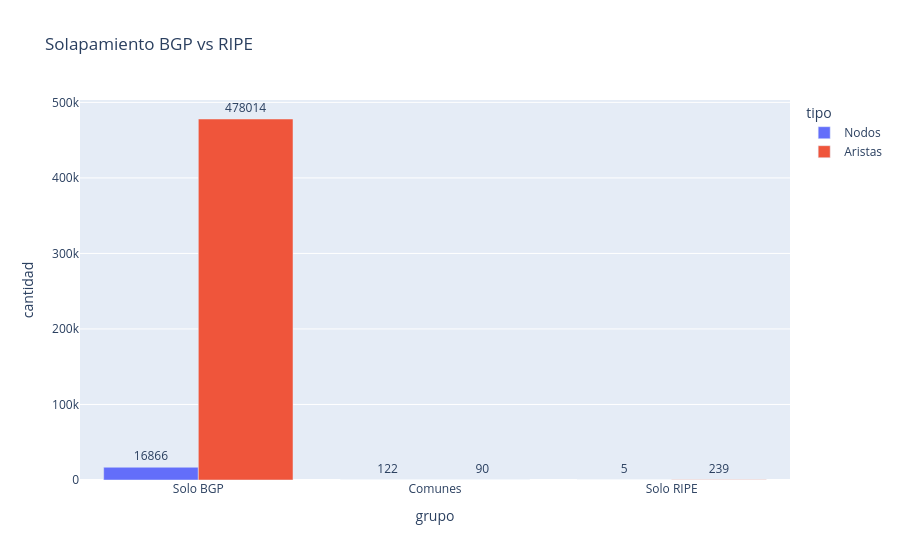

Here is the notebook cell this chart was saved with:
### Markdown cell above
## Slide 2: Solapamiento BGP vs RIPE

### Code cell
overlap_df = pd.DataFrame([
    {'tipo': 'Nodos', 'grupo': 'Solo BGP', 'cantidad': len(asn_b - asn_r)},
    {'tipo': 'Nodos', 'grupo': 'Comunes', 'cantidad': len(asn_b & asn_r)},
    {'tipo': 'Nodos', 'grupo': 'Solo RIPE', 'cantidad': len(asn_r - asn_b)},
    {'tipo': 'Aristas', 'grupo': 'Solo BGP', 'cantidad': len(edge_b - edge_r)},
    {'tipo': 'Aristas', 'grupo': 'Comunes', 'cantidad': len(edge_b & edge_r)},
    {'tipo': 'Aristas', 'grupo': 'Solo RIPE', 'cantidad': len(edge_r - edge_b)},
])

fig = px.bar(overlap_df, x='grupo', y='cantidad', color='tipo', barmode='group', text='cantidad',
             title='Solapamiento BGP vs RIPE')
fig.update_traces(textposition='outside')
fig.show()

print('Jaccard nodos:', round(jaccard(asn_b, asn_r), 4), '| Jaccard aristas:', round(jaccard(edge_b, edge_r), 6))

### Figure 1 — Plotly figure (JSON) as saved in the notebook; plotly's stock layout.template omitted (floating-point values rounded to 4 significant figures)
{"data": [{"alignmentgroup": "True", "hovertemplate": "tipo=Nodos<br>grupo=%{x}<br>cantidad=%{text}<extra></extra>", "legendgroup": "Nodos", "marker": {"color": "#636efa", "pattern": {"shape": ""}}, "name": "Nodos", "offsetgroup": "Nodos", "orientation": "v", "showlegend": true, "text": [16870.0, 122.0, 5.0], "textposition": "outside", "type": "bar", "x": ["Solo BGP", "Comunes", "Solo RIPE"], "xaxis": "x", "y": [16866, 122, 5], "yaxis": "y"}, {"alignmentgroup": "True", "hovertemplate": "tipo=Aristas<br>grupo=%{x}<br>cantidad=%{text}<extra></extra>", "legendgroup": "Aristas", "marker": {"color": "#EF553B", "pattern": {"shape": ""}}, "name": "Aristas", "offsetgroup": "Aristas", "orientation": "v", "showlegend": true, "text": [478000.0, 90.0, 239.0], "textposition": "outside", "type": "bar", "x": ["Solo BGP", "Comunes", "Solo RIPE"], "xaxis": "x", "y": [478014, 90, 239], "yaxis": "y"}], "layout": {"barmode": "group", "legend": {"title": {"text": "tipo"}, "tracegroupgap": 0}, "title": {"text": "Solapamiento BGP vs RIPE"}, "xaxis": {"anchor": "y", "domain": [0.0, 1.0], "title": {"text": "grupo"}}, "yaxis": {"anchor": "x", "domain": [0.0, 1.0], "title": {"text": "cantidad"}}}}
